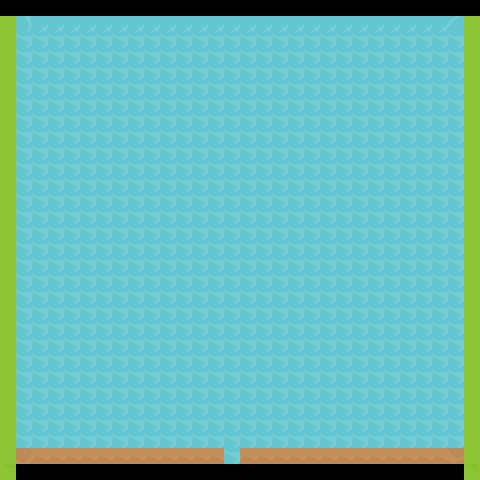

This game map was drawn from its Tiled (.tmx) file and the tilesets committed beside it. A one-line description and the trimmed map source follow:
An orthogonal 30x30 tile map with 16x16 px tiles, 6 tile layers (terrain, overlay, props, doors-windows, ...), 1 hidden layer not drawn and 2 objects (player, teleport).

<map version="1.0" orientation="orthogonal" renderorder="right-down" width="30" height="30" tilewidth="16" tileheight="16" nextobjectid="29">
 <tileset firstgid="1" name="Roguelike" tilewidth="16" tileheight="16" spacing="1">
  <image source="spritesheet.png" width="968" height="526" />
  <terraintypes>
   <terrain name="water" tile="-1" />
   <terrain name="grass" tile="-1" />
   <terrain name="marble" tile="-1" />
   <terrain name="blueflowers" tile="-1" />
  </terraintypes>
  <tile id="0" terrain="0,0,0,0" />
  <tile id="1" terrain="0,0,0,0" />
  <tile id="2" terrain="1,1,1,0" />
  <tile id="3" terrain="1,1,0,0" />
  <tile id="4" terrain="1,1,0,1" />
  <tile id="5" terrain="1,1,1,1" />
  <tile id="57" terrain="0,0,0,1" />
  <tile id="58" terrain="0,0,1,0" />
  <tile id="59" terrain="1,0,1,0" />
  <tile id="60" terrain="0,0,0,0" />
  <tile id="61" terrain="0,1,0,1" />
  <tile id="62" terrain="1,1,1,1" />
  <tile id="114" terrain="0,1,0,0" />
  <tile id="115" terrain="1,0,0,0" />
  <tile id="116" terrain="1,0,1,1" />
  <tile id="117" terrain="0,0,1,1" />
  <tile id="118" terrain="0,1,1,1" />
  <tile id="171" terrain="0,0,0,2" />
  <tile id="172" terrain="0,0,2,0" />
  <tile id="173" terrain="2,2,2,0" />
  <tile id="174" terrain="2,2,0,0" />
  <tile id="175" terrain="2,2,0,2" />
  <tile id="228" terrain="0,2,0,0" />
  <tile id="229" terrain="2,0,0,0" />
  <tile id="230" terrain="2,0,2,0" />
  <tile id="231" terrain="0,0,0,0" />
  <tile id="232" terrain="0,2,0,2" />
  <tile id="287" terrain="2,0,2,2" />
  <tile id="288" terrain="0,0,2,2" />
  <tile id="289" terrain="0,2,2,2" />
  <tile id="342" terrain=",,,2" />
  <tile id="343" terrain=",,2," />
  <tile id="344" terrain="2,2,2," />
  <tile id="345" terrain="2,2,," />
  <tile id="346" terrain="2,2,,2" />
  <tile id="399" terrain=",2,," />
  <tile id="400" terrain="2,,," />
  <tile id="401" terrain="2,,2," />
  <tile id="403" terrain=",2,,2" />
  <tile id="458" terrain="2,,2,2" />
  <tile id="459" terrain=",,2,2" />
  <tile id="460" terrain=",2,2,2" />
  <tile id="513" terrain=",,,2" />
  <tile id="514" terrain=",,2," />
  <tile id="515" terrain="2,2,2," />
  <tile id="516" terrain="2,2,," />
  <tile id="517" terrain="2,2,,2" />
  <tile id="570" terrain=",2,," />
  <tile id="571" terrain="2,,," />
  <tile id="572" terrain="2,,2," />
  <tile id="574" terrain=",2,,2" />
  <tile id="629" terrain="2,,2,2" />
  <tile id="630" terrain=",,2,2" />
  <tile id="631" terrain=",2,2,2" />
  <tile id="684" terrain="3,3,3,2" />
  <tile id="685" terrain="3,3,2,3" />
  <tile id="686" terrain="2,2,2,3" />
  <tile id="687" terrain="2,2,3,3" />
  <tile id="688" terrain="2,2,3,2" />
  <tile id="741" terrain="3,2,3,3" />
  <tile id="742" terrain="2,3,3,3" />
  <tile id="743" terrain="2,3,2,3" />
  <tile id="744" terrain="3,3,3,3" />
  <tile id="745" terrain="3,2,3,2" />
  <tile id="800" terrain="2,3,2,2" />
  <tile id="801" terrain="3,3,2,2" />
  <tile id="802" terrain="3,2,2,2" />
 </tileset>
 <layer name="terrain" width="30" height="30">
  <data>[900 cells, 900 non-empty, 9 distinct tile ids]</data>
 </layer>
 <layer name="overlay" width="30" height="30">
  <data>[900 cells, 785 non-empty, 9 distinct tile ids]</data>
 </layer>
 <layer name="props" width="30" height="30">
  <data>[900 cells, 0 non-empty, 0 distinct tile ids]</data>
 </layer>
 <layer name="doors-windows" width="30" height="30">
  <data>[900 cells, 0 non-empty, 0 distinct tile ids]</data>
 </layer>
 <layer name="roofs-trees" width="30" height="30">
  <data>[900 cells, 0 non-empty, 0 distinct tile ids]</data>
 </layer>
 <layer name="roof-props" width="30" height="30">
  <data>[900 cells, 0 non-empty, 0 distinct tile ids]</data>
 </layer>
 <layer name="collision" width="30" height="30" visible="0" opacity="0.39">
  <data>[900 cells, 115 non-empty, 1 distinct tile ids]</data>
 </layer>
 <objectgroup name="objects">
  <object id="27" name="player" type="player" x="224.798" y="436.372" width="16.3348" height="20.224" />
  <object id="28" name="map.tmx" type="teleport" x="224.469" y="462.714" width="15.9664" height="17.2187" />
 </objectgroup>
</map>